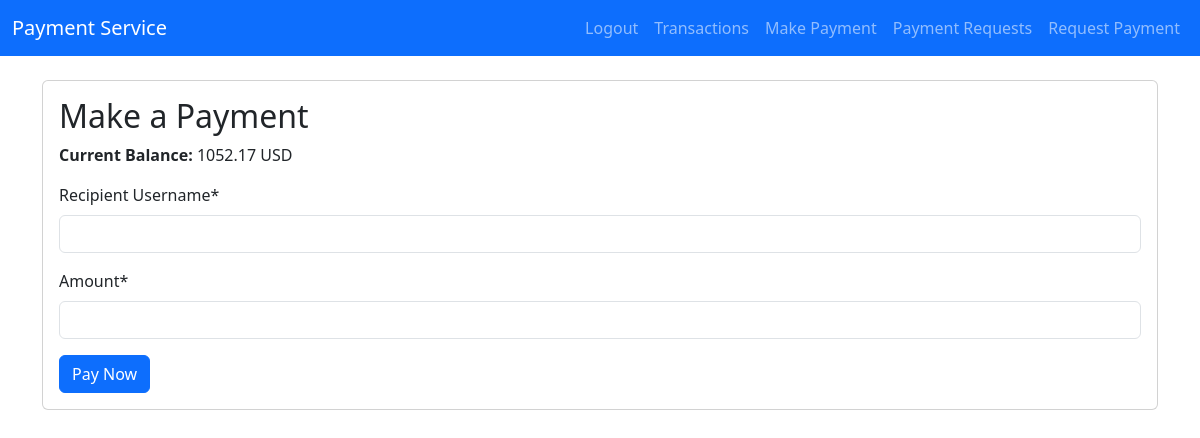
Page /webapps2025/pay/make/ (signed in) on the earlier database version.
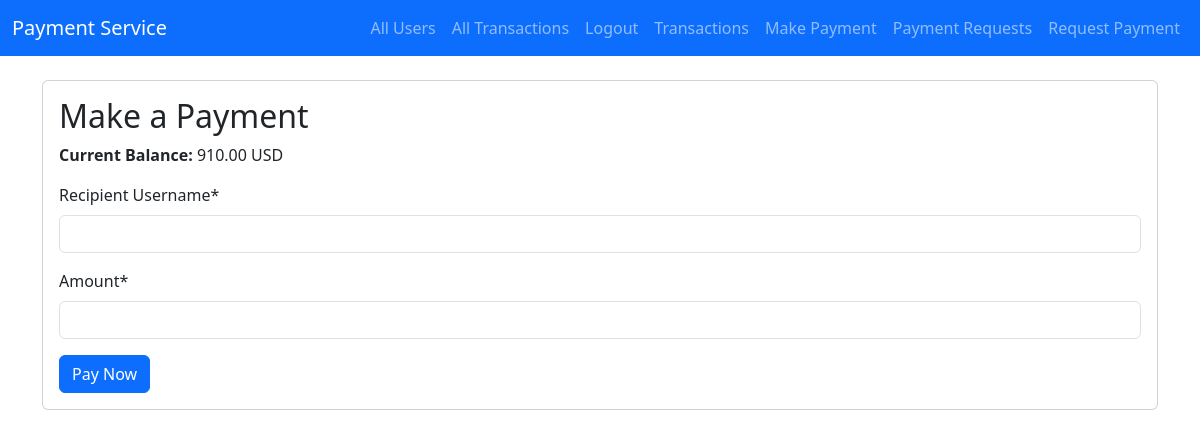
Same page on the later database version.
### register/models.py (models this page shows, shortened)
class CustomUser(AbstractUser):
    CURRENCY_CHOICES = [
        ('GBP', 'Pounds'),
        ('USD', 'US Dollars'),
        ('EUR', 'Euros'),
    ]
    currency = models.CharField(max_length=3, choices=CURRENCY_CHOICES, default='GBP')
    balance = models.DecimalField(max_digits=10, decimal_places=2, default=Decimal('750.00'))

### payapp/views.py (the view)
# urls.py: path('webapps2025/pay/make/', make_payment, name='make_payment'),
@transaction.atomic
@login_required
def make_payment(request):
    if request.method == 'POST':
        form = PaymentForm(request.POST)
        if form.is_valid():
            recipient_name = form.cleaned_data['recipient']
            amount = form.cleaned_data['amount']
            sender = request.user
            User = get_user_model()
            recipient = User.objects.filter(username=recipient_name).first()
            if not recipient:
                messages.error(request, "Recipient not found.")
                return redirect('make_payment')
            if sender == recipient:
                messages.error(request, "You cannot send payment to yourself.")
                return redirect('make_payment')
            if sender.balance < amount:
                messages.error(request, "Insufficient funds.")
                return redirect('make_payment')
            if sender.currency != recipient.currency:
                conversion_rate = get_transaction_rate(sender.currency, recipient.currency)
                amount_in_recipient_currency = amount * conversion_rate
                amount_in_recipient_currency = amount_in_recipient_currency.quantize(Decimal('0.01'),rounding=ROUND_HALF_UP)
            else:
                amount_in_recipient_currency = amount
            print(
                f"Transaction Conversion: {amount} {sender.currency} converts to {amount_in_recipient_currency} {recipient.currency} using rate {conversion_rate if sender.currency != recipient.currency else '1.0'}")
            remote_ts = get_remote_timestamp()
            transaction = Transaction.objects.create(
                sender=sender,
                recipient=recipient,
                transaction_type='PAYMENT',
                amount=amount,  # amount in sender's currency
                converted_amount=amount_in_recipient_currency,  # record the converted amount
                status='Completed',
                remote_timestamp=remote_ts,
            )
            sender.balance -= amount
            sender.balance = sender.balance.quantize(Decimal('0.01'), rounding=ROUND_HALF_UP)
            recipient.balance += amount_in_recipient_currency
            sender.save()
            recipient.save()
            messages.success(request, f"Payment of {amount} {sender.currency} to {recipient.username} completed.")
            return redirect('transaction_history')
        else:
            messages.error(request, "Please correct the errors below.")
    else:
        form = PaymentForm()
    return render(request, 'payapp/make_payment.html', {'form': form})

### payapp/views.py
class PaymentForm(forms.Form):
    recipient = forms.CharField(max_length=150, label="Recipient Username")
    amount = forms.DecimalField(decimal_places=2, max_digits=10, label="Amount")

### templates/payapp/make_payment.html (shortened to what this page needs)
{% extends "base.html" %}
{% load crispy_forms_tags %}
{% block content %}
    <div class="card p-3">
        <h2>Make a Payment</h2>
        <div class="mb-3">
            <strong>Current Balance:</strong>
            {{ user.balance }} {{ user.currency }}
        </div>
        <form method="POST">
            {{ form|crispy }}
            <button type="submit" class="btn btn-primary">Pay Now</button>
        </form>
    </div>
{% endblock content %}

### templates/base.html (shortened to what this page needs)
{% load static %}
<!DOCTYPE html>
<html lang="en">
<head>
    <link
            rel="stylesheet"
            href="https://cdn.jsdelivr.net/npm/bootstrap@5.3.0/dist/css/bootstrap.min.css"
    >
</head>
<body>
 <nav class="navbar navbar-expand-lg navbar-dark bg-primary">
    <div class="container-fluid">
        <a class="navbar-brand" href="{% url 'home' %}">Payment Service</a>
        <div class="collapse navbar-collapse" id="navbarNav">
            <ul class="navbar-nav ms-auto">
                {% if user.is_staff %}
                    <li class="nav-item">
                        <a class="nav-link" href="{% url 'admin_users' %}">All Users</a>
                    </li>
                    <li class="nav-item">
                        <a class="nav-link" href="{% url 'admin_transactions' %}">All Transactions</a>
                    </li>
                {% endif %}
                {% if user.is_authenticated %}
                    <a class="nav-link" href="{% url 'logout' %}">Logout</a>
                {% else %}
                    <li class="nav-item">
                        <a class="nav-link" href="{% url 'register' %}">Register</a>
                    </li>
                    <a class="nav-link" href="{% url 'login' %}">Login</a>
                {% endif %}
                <li class="nav-item">
                    <a class="nav-link" href="{% url 'transaction_history' %}">Transactions</a>
                </li>
                <li class="nav-item">
                    <a class="nav-link" href="{% url 'make_payment' %}">Make Payment</a>
                </li>
                <li class="nav-item">
  <a class="nav-link" href="{% url 'requests_list' %}">
    Payment Requests
  </a>
</li>
                <li class="nav-item">
                    <a class="nav-link" href="{% url 'request_payment' %}">Request Payment</a>
                </li>
            </ul>
        </div>
    </div>
</nav>
<div class="container mt-4">
    {% block content %}{% endblock content %}
</div>
</body>
</html>

Differences in the rows shown:
changed CustomUser "USD": is_staff False → True (drawn); balance "1052.17" → "910.00"
Other differences:
text now shown: "All Users All Transactions"
